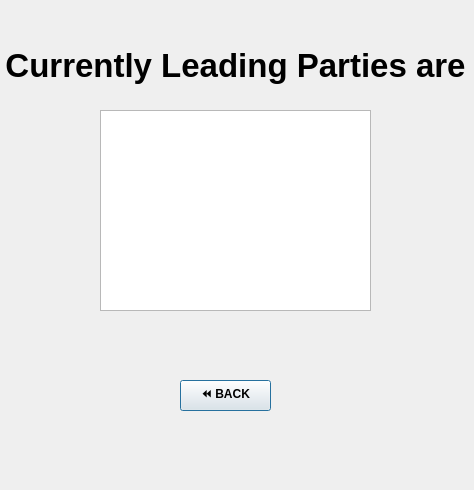
<?xml version="1.0" encoding="UTF-8"?>
<ui version="4.0">
 <class>view</class>
 <widget class="QDialog" name="view">
  <property name="geometry">
   <rect>
    <x>0</x>
    <y>0</y>
    <width>474</width>
    <height>490</height>
   </rect>
  </property>
  <property name="font">
   <font>
    <bold>true</bold>
   </font>
  </property>
  <property name="windowTitle">
   <string>Dialog</string>
  </property>
  <widget class="QLabel" name="label">
   <property name="geometry">
    <rect>
     <x>0</x>
     <y>30</y>
     <width>471</width>
     <height>71</height>
    </rect>
   </property>
   <property name="font">
    <font>
     <pointsize>25</pointsize>
     <bold>true</bold>
    </font>
   </property>
   <property name="text">
    <string>Currently Leading Parties are</string>
   </property>
   <property name="alignment">
    <set>Qt::AlignCenter</set>
   </property>
  </widget>
  <widget class="QPushButton" name="backbtn">
   <property name="geometry">
    <rect>
     <x>180</x>
     <y>380</y>
     <width>91</width>
     <height>31</height>
    </rect>
   </property>
   <property name="font">
    <font>
     <bold>true</bold>
    </font>
   </property>
   <property name="text">
    <string>⏪ BACK</string>
   </property>
  </widget>
  <widget class="QPlainTextEdit" name="out_text">
   <property name="geometry">
    <rect>
     <x>100</x>
     <y>110</y>
     <width>271</width>
     <height>201</height>
    </rect>
   </property>
   <property name="font">
    <font>
     <pointsize>20</pointsize>
     <bold>true</bold>
    </font>
   </property>
   <property name="focusPolicy">
    <enum>Qt::NoFocus</enum>
   </property>
   <property name="verticalScrollBarPolicy">
    <enum>Qt::ScrollBarAlwaysOff</enum>
   </property>
   <property name="horizontalScrollBarPolicy">
    <enum>Qt::ScrollBarAlwaysOff</enum>
   </property>
   <property name="sizeAdjustPolicy">
    <enum>QAbstractScrollArea::AdjustToContentsOnFirstShow</enum>
   </property>
   <property name="readOnly">
    <bool>true</bool>
   </property>
   <property name="plainText">
    <string/>
   </property>
   <property name="centerOnScroll">
    <bool>true</bool>
   </property>
  </widget>
 </widget>
 <resources/>
 <connections/>
</ui>
